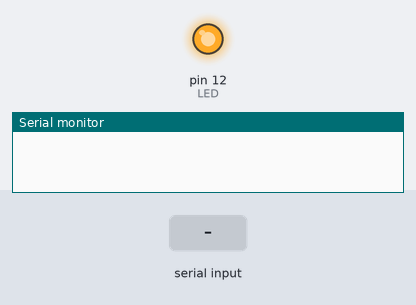
A sketch run on a simulated Arduino Uno, built with avr-gcc and run on an emulated ATmega328P. Shown: output pins drawn as LEDs (lit = HIGH), the last lines printed to the serial monitor. The test bench sets the inputs (shaded band).

Above: at 1.2 s.
1.3 s: "0" received over Serial
At 2.1 s:
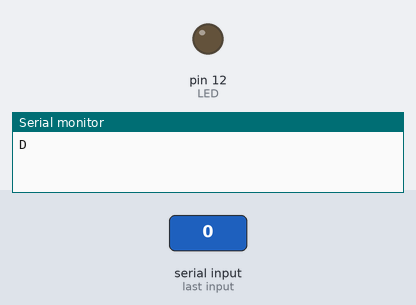
2.8 s: "1" received over Serial
At 3.2 s:
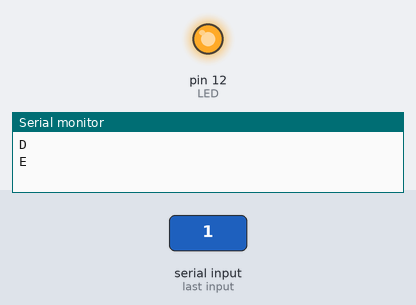
Timing chart, 0 to 5.8 s (numbered marks = the images above; inputs shaded):
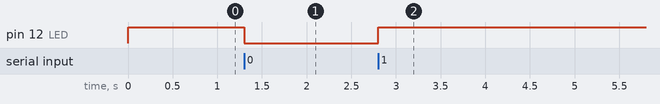

The sketch:

bluetooth.ino
```cpp
int val;
int LED = 12;
char myChar;
void setup()
{
  Serial.begin(9600);
  pinMode(LED, OUTPUT);
  digitalWrite(LED, HIGH);
}
void loop()
{
  if (Serial.available())
  {
    val = Serial.read();
    // При символе "1" включаем светодиод
    if (val == '1')
    {
      digitalWrite(LED, HIGH);
      myChar = 'E';
      Serial.println(myChar);
    }
    // При символе "0" выключаем светодиод
    if ( val == '0')
    {
      digitalWrite(LED, LOW);
      myChar = 'D';
      Serial.println(myChar);
    }
  }
}
```

Measured:
- after the input at 1.3 s, pin 12 (LED): HIGH → LOW at once
- after the input at 2.8 s, pin 12 (LED): LOW → HIGH at once
